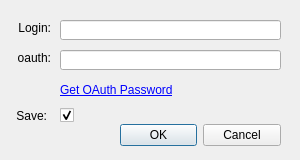
<?xml version="1.0" encoding="UTF-8"?>
<ui version="4.0">
 <class>LoginWindow</class>
 <widget class="QDialog" name="LoginWindow">
  <property name="geometry">
   <rect>
    <x>0</x>
    <y>0</y>
    <width>300</width>
    <height>160</height>
   </rect>
  </property>
  <property name="minimumSize">
   <size>
    <width>300</width>
    <height>160</height>
   </size>
  </property>
  <property name="maximumSize">
   <size>
    <width>300</width>
    <height>160</height>
   </size>
  </property>
  <property name="windowTitle">
   <string>Dialog</string>
  </property>
  <widget class="QLabel" name="usernameLabel">
   <property name="geometry">
    <rect>
     <x>0</x>
     <y>20</y>
     <width>51</width>
     <height>16</height>
    </rect>
   </property>
   <property name="text">
    <string>Login:</string>
   </property>
   <property name="alignment">
    <set>Qt::AlignRight|Qt::AlignTrailing|Qt::AlignVCenter</set>
   </property>
  </widget>
  <widget class="QLineEdit" name="usernameLineEdit">
   <property name="geometry">
    <rect>
     <x>60</x>
     <y>20</y>
     <width>221</width>
     <height>20</height>
    </rect>
   </property>
  </widget>
  <widget class="QLabel" name="oauthLabel">
   <property name="geometry">
    <rect>
     <x>0</x>
     <y>50</y>
     <width>51</width>
     <height>16</height>
    </rect>
   </property>
   <property name="text">
    <string>oauth:</string>
   </property>
   <property name="alignment">
    <set>Qt::AlignRight|Qt::AlignTrailing|Qt::AlignVCenter</set>
   </property>
  </widget>
  <widget class="QLineEdit" name="oauthLineEdit">
   <property name="geometry">
    <rect>
     <x>60</x>
     <y>50</y>
     <width>221</width>
     <height>20</height>
    </rect>
   </property>
  </widget>
  <widget class="QLabel" name="getOAuthLabel">
   <property name="geometry">
    <rect>
     <x>60</x>
     <y>80</y>
     <width>221</width>
     <height>21</height>
    </rect>
   </property>
   <property name="text">
    <string>&lt;html&gt;&lt;head/&gt;&lt;body&gt;&lt;p&gt;&lt;a href=&quot;http://www.twitchapps.com/tmi&quot;&gt;&lt;span style=&quot; text-decoration: underline; color:#0000ff;&quot;&gt;Get OAuth Password&lt;/span&gt;&lt;/a&gt;&lt;/p&gt;&lt;/body&gt;&lt;/html&gt;</string>
   </property>
   <property name="textFormat">
    <enum>Qt::RichText</enum>
   </property>
   <property name="openExternalLinks">
    <bool>true</bool>
   </property>
   <property name="textInteractionFlags">
    <set>Qt::TextBrowserInteraction</set>
   </property>
  </widget>
  <widget class="QCheckBox" name="saveCredentialsCheckBox">
   <property name="geometry">
    <rect>
     <x>60</x>
     <y>100</y>
     <width>31</width>
     <height>31</height>
    </rect>
   </property>
   <property name="text">
    <string/>
   </property>
   <property name="checked">
    <bool>true</bool>
   </property>
  </widget>
  <widget class="QLabel" name="saveCredentialsLabel">
   <property name="geometry">
    <rect>
     <x>0</x>
     <y>100</y>
     <width>47</width>
     <height>31</height>
    </rect>
   </property>
   <property name="text">
    <string>Save:</string>
   </property>
   <property name="alignment">
    <set>Qt::AlignRight|Qt::AlignTrailing|Qt::AlignVCenter</set>
   </property>
  </widget>
  <widget class="QDialogButtonBox" name="loginButtonBox">
   <property name="geometry">
    <rect>
     <x>120</x>
     <y>120</y>
     <width>161</width>
     <height>31</height>
    </rect>
   </property>
   <property name="standardButtons">
    <set>QDialogButtonBox::Cancel|QDialogButtonBox::Ok</set>
   </property>
  </widget>
 </widget>
 <resources/>
 <connections/>
</ui>
